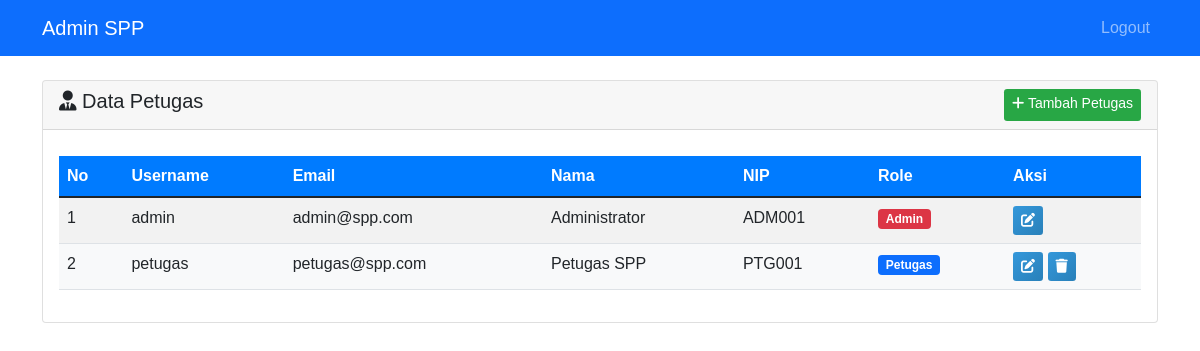
The app's page /admin/data-petugas.php (signed in) with its own data.
### tables this page shows
CREATE TABLE `petugas` (
  `id_petugas` int(11) NOT NULL,
  `user_id` int(11) NOT NULL,
  `nama_petugas` varchar(50) NOT NULL,
  `nip` varchar(20) DEFAULT NULL
);

CREATE TABLE `users` (
  `id` int(11) NOT NULL,
  `username` varchar(50) NOT NULL,
  `email` varchar(100) NOT NULL,
  `password` varchar(255) NOT NULL,
  `role` enum('admin','petugas','siswa') NOT NULL,
  `created_at` timestamp DEFAULT CURRENT_TIMESTAMP,
  `updated_at` timestamp DEFAULT CURRENT_TIMESTAMP ON UPDATE CURRENT_TIMESTAMP
);

### admin/data-petugas.php (the view, shortened to what this page needs)
<?php
$database = new Database();
$db = $database->getConnection();
$query = "SELECT u.*, p.nama_petugas, p.nip
          FROM users u
          LEFT JOIN petugas p ON u.id = p.user_id
          WHERE u.role IN ('admin', 'petugas')
          ORDER BY u.role, u.username";
$stmt = $db->prepare($query);
$stmt->execute();
$staff = $stmt->fetchAll(PDO::FETCH_ASSOC);
?>
<!DOCTYPE html>
<html lang="id">
<head>
    <link href="https://cdn.jsdelivr.net/npm/bootstrap@5.1.3/dist/css/bootstrap.min.css" rel="stylesheet">
    <link href="https://cdnjs.cloudflare.com/ajax/libs/font-awesome/6.0.0/css/all.min.css" rel="stylesheet">
    <link href="../assets/css/admin.css" rel="stylesheet">
</head>
<body>
    <nav class="navbar navbar-expand-lg navbar-dark bg-primary">
        <div class="container">
            <a class="navbar-brand" href="dashboard.php">Admin SPP</a>
            <div class="navbar-nav ms-auto">
                <a class="nav-link" href="../auth/logout.php">Logout</a>
            </div>
        </div>
    </nav>
    <div class="container mt-4">
        <div class="card">
            <div class="card-header d-flex justify-content-between">
                <h5><i class="fas fa-user-tie"></i> Data Petugas</h5>
                <a href="tambah-petugas.php" class="btn btn-success btn-sm">
                    <i class="fas fa-plus"></i> Tambah Petugas
                </a>
            </div>
            <div class="card-body">
                <div class="table-responsive">
                    <table class="table table-striped">
                        <thead>
                            <tr>
                                <th>No</th>
                                <th>Username</th>
                                <th>Email</th>
                                <th>Nama</th>
                                <th>NIP</th>
                                <th>Role</th>
                                <th>Aksi</th>
                            </tr>
                        </thead>
                        <tbody>
                            <?php $no = 1; foreach ($staff as $s): ?>
                                <tr>
                                    <td><?= $no++ ?></td>
                                    <td><?= $s['username'] ?></td>
                                    <td><?= $s['email'] ?></td>
                                    <td><?= $s['nama_petugas'] ?? '-' ?></td>
                                    <td><?= $s['nip'] ?? '-' ?></td>
                                    <td>
                                        <span class="badge bg-<?= $s['role'] == 'admin' ? 'danger' : 'primary' ?>">
                                            <?= ucfirst($s['role']) ?>
                                        </span>
                                    </td>
                                    <td>
                                        <a href="update-petugas.php?id=<?= $s['id'] ?>" class="btn btn-warning btn-sm">
                                            <i class="fas fa-edit"></i>
                                        </a>
                                        <?php if ($s['id'] != $_SESSION['user_id']): ?>
                                            <a href="?delete=<?= $s['id'] ?>" class="btn btn-danger btn-sm"
                                               onclick="return confirm('Yakin hapus petugas ini?')">
                                                <i class="fas fa-trash"></i>
                                            </a>
                                        <?php endif; ?>
                                    </td>
                                </tr>
                            <?php endforeach; ?>
                        </tbody>
                    </table>
                </div>
            </div>
        </div>
    </div>
</body>
</html>

### assets/css/admin.css (style rules this page uses)
* { font-family: Arial, sans-serif; }
body { overflow-x: hidden; }
table { margin: 10px 0; color: #007bff; }
table tr:nth-child(even) { background: #f8f9fa; }
table thead { background: #007bff; color: white; }
.btn-danger { background: #dc3545; border: none; }
.btn-success { background: #28a745; border: none; }
.card-body .btn { background: linear-gradient(135deg, #3498db, #2980b9) !important; border: none !important; color: white !important; transition: all 0.3s ease !important; }

### records on screen
petugas: user.username "admin", user.email "admin@spp.com", nama_petugas "Administrator", nip "ADM001", user.role "Admin"
petugas: user.username "petugas", user.email "petugas@spp.com", nama_petugas "Petugas SPP", nip "PTG001", user.role "Petugas"
